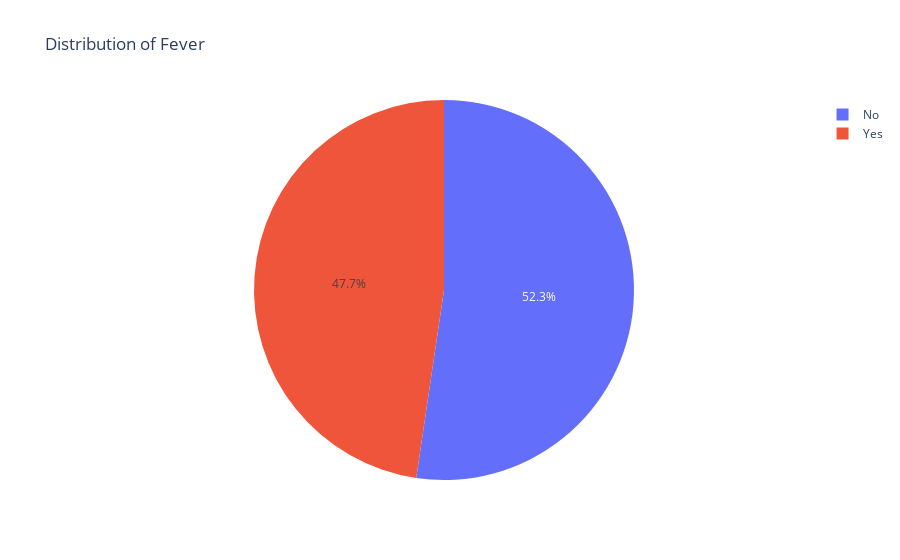
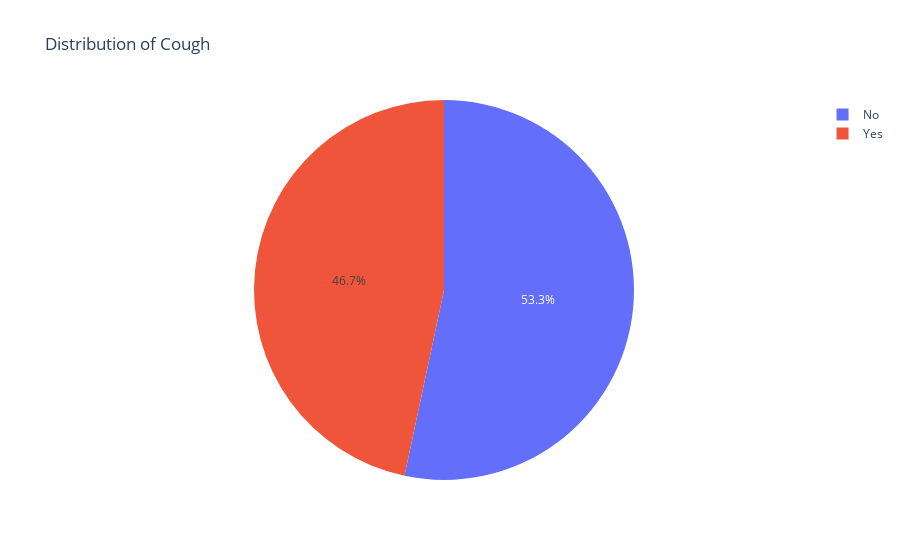
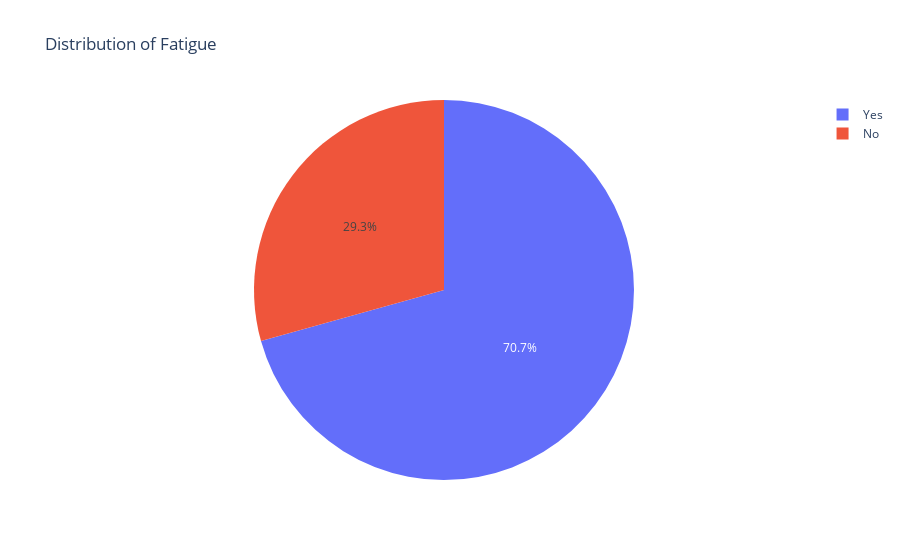
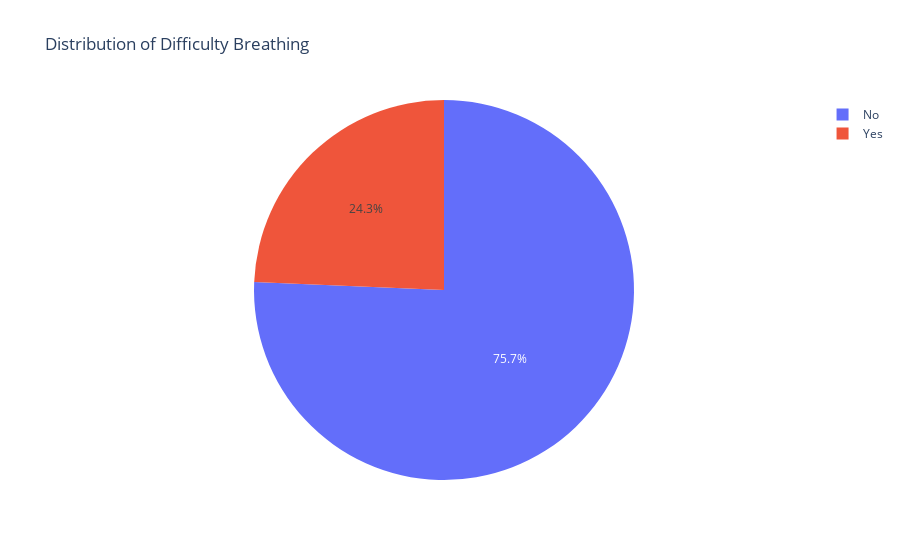

The notebook cell saved with these charts, in order:
### Code cell
import plotly.express as px

for i in categorical:
    counts = df[i].value_counts()
    fig = px.pie(counts, values=counts.values, names=counts.index, title=f'Distribution of {i}')
    fig.show()

### Figure 1 — Plotly figure (JSON) as saved in the notebook; plotly's stock layout.template omitted (floating-point values rounded to 4 significant figures)
{"data": [{"domain": {"x": [0, 1], "y": [0, 1]}, "hovertemplate": "Fever=%{label}<br>value=%{value}<extra></extra>", "labels": ["No", "Yes"], "legendgroup": "", "name": "", "showlegend": true, "type": "pie", "values": [157, 143]}], "layout": {"autosize": true, "legend": {"tracegroupgap": 0}, "title": {"text": "Distribution of Fever"}}}

### Figure 2 — Plotly figure (JSON) as saved in the notebook; plotly's stock layout.template omitted (floating-point values rounded to 4 significant figures)
{"data": [{"domain": {"x": [0, 1], "y": [0, 1]}, "hovertemplate": "Cough=%{label}<br>value=%{value}<extra></extra>", "labels": ["No", "Yes"], "legendgroup": "", "name": "", "showlegend": true, "type": "pie", "values": [160, 140]}], "layout": {"autosize": true, "legend": {"tracegroupgap": 0}, "title": {"text": "Distribution of Cough"}}}

### Figure 3 — Plotly figure (JSON) as saved in the notebook; plotly's stock layout.template omitted (floating-point values rounded to 4 significant figures)
{"data": [{"domain": {"x": [0, 1], "y": [0, 1]}, "hovertemplate": "Fatigue=%{label}<br>value=%{value}<extra></extra>", "labels": ["Yes", "No"], "legendgroup": "", "name": "", "showlegend": true, "type": "pie", "values": [212, 88]}], "layout": {"autosize": true, "legend": {"tracegroupgap": 0}, "title": {"text": "Distribution of Fatigue"}}}

### Figure 4 — Plotly figure (JSON) as saved in the notebook; plotly's stock layout.template omitted (floating-point values rounded to 4 significant figures)
{"data": [{"domain": {"x": [0, 1], "y": [0, 1]}, "hovertemplate": "Difficulty Breathing=%{label}<br>value=%{value}<extra></extra>", "labels": ["No", "Yes"], "legendgroup": "", "name": "", "showlegend": true, "type": "pie", "values": [227, 73]}], "layout": {"autosize": true, "legend": {"tracegroupgap": 0}, "title": {"text": "Distribution of Difficulty Breathing"}}}
